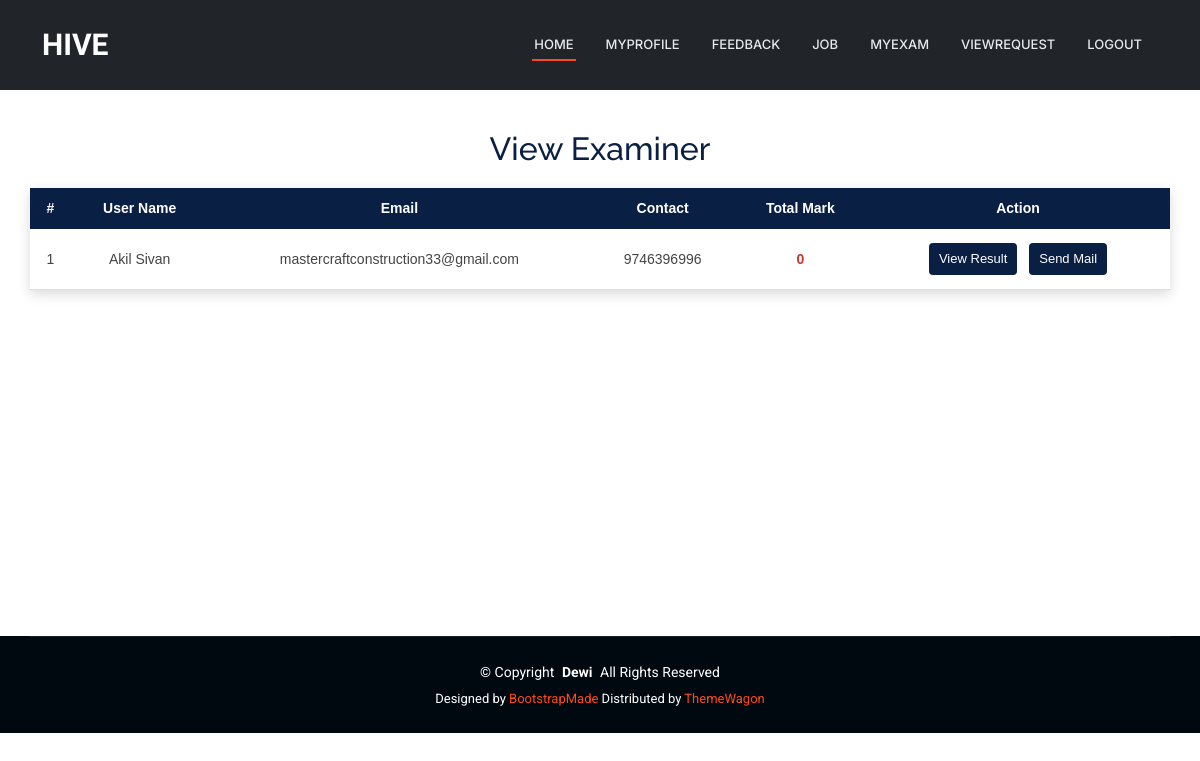
Screenshot of /JobProvider/viewexaminer/7 with the database file from the repository.
### User/models.py (models this page shows)
class tbl_examinationbody(models.Model):
    examination = models.ForeignKey(tbl_examination, on_delete=models.CASCADE)
    user = models.ForeignKey(tbl_user, on_delete=models.CASCADE)
    total_marks = models.IntegerField(default=0)
    examinationbody_status = models.IntegerField(default=0)

### Guest/models.py (models this page shows)
class tbl_user(models.Model):
    user_name = models.CharField(max_length=50)
    user_email = models.CharField(max_length=50)
    user_contact = models.CharField(max_length=50)
    user_address = models.CharField(max_length=100)
    user_gender = models.CharField(max_length=50)
    user_dob = models.DateField()
    user_password = models.CharField(max_length=50)
    user_photo = models.FileField(upload_to="Assets/UserDocs/")
    place = models.ForeignKey(tbl_place,on_delete=models.CASCADE)

### JobProvider/views.py (the view)
# urls.py: path('viewexaminer/<int:id>',views.viewexaminer,name='viewexaminer'),
def viewexaminer(request, id):
    user = tbl_examinationbody.objects.filter(examination=id).select_related('user')
    return render(request,"JobProvider/ViewExaminer.html",{"examiners":user})

### JobProvider/Templates/JobProvider/ViewExaminer.html (shortened to what this page needs)
{% extends 'JobProvider/Header.html' %}
{% block content %}
<head>
</head>
<div class="jp-examiner-wrapper">
    <h2 class="jp-examiner-title">View Examiner</h2>
    <table class="jp-examiner-table">
        <thead>
            <tr>
                <th>#</th>
                <th>User Name</th>
                <th>Email</th>
                <th>Contact</th>
                <th>Total Mark</th>
                <th>Action</th>
            </tr>
        </thead>
        <tbody>
            {% for user in examiners %}
            <tr>
                <td>{{ forloop.counter }}</td>
                <td>{{ user.user.user_name }}</td>
                <td>{{ user.user.user_email }}</td>
                <td>{{ user.user.user_contact }}</td>
                {% if user.total_marks == 0 %}
                    <td class="jp-examiner-na">0</td>
                {% else %}
                    <td class="jp-examiner-mark">{{ user.total_marks }}</td>
                {% endif %}
                <td class="jp-examiner-actions">
                    <a href="{% url 'JobProvider:ViewResult' user.examination.id user.user.id %}">
                        View Result
                    </a>
                    <a href="{% url 'JobProvider:SendMail' user.user.id %}">
                        Send Mail
                    </a>
                </td>
            </tr>
            {% endfor %}
        </tbody>
    </table>
</div>
<br><br><br><br><br><br><br><br>
{% endblock %}

### Guest/static/Main/assets/css/main.css (style rules this page uses)
:root { --default-font: "Roboto", system-ui, -apple-system, "Segoe UI", Roboto, "Helvetica Neue", Arial, "Noto Sans", "Liberation Sans", sans-serif, "Apple Color Emoji", "Segoe UI Emoji", "Segoe UI Symbol", "Noto Color Emoji"; --heading-font: "Raleway", sans-serif; --nav-font: "Inter", sans-serif; }
:root { --background-color: #ffffff; --default-color: #444444; --heading-color: #273d4e; --accent-color: #ff4a17; --surface-color: #ffffff; --contrast-color: #ffffff; }
:root { --nav-color: #e5eaee; --nav-hover-color: #ff4a17; --nav-mobile-background-color: #ffffff; --nav-dropdown-background-color: #ffffff; --nav-dropdown-color: #444444; --nav-dropdown-hover-color: #ff4a17; }
:root { scroll-behavior: smooth; }
body { color: var(--default-color); background-color: var(--background-color); font-family: var(--default-font); }
a { color: var(--accent-color); text-decoration: none; transition: 0.3s; }
h1, h2, h3, h4, h5, h6 { color: var(--heading-color); font-family: var(--heading-font); }

### JobProvider/Templates/JobProvider/ViewExaminer.html (style rules this page uses)
.jp-examiner-wrapper { width: 95%; margin: 30px auto; font-family: Arial, sans-serif; }
.jp-examiner-title { text-align: center; color: #0a1f44; margin-bottom: 20px; }
.jp-examiner-table { width: 100%; border-collapse: collapse; background-color: #ffffff; box-shadow: 0 4px 12px rgba(0,0,0,0.15); }
.jp-examiner-table th { background-color: #0a1f44; color: #ffffff; padding: 10px; font-size: 14px; text-align: center; }
.jp-examiner-table td { padding: 10px; font-size: 14px; text-align: center; border-bottom: 1px solid #ddd; }
.jp-examiner-na { color: #c0392b; font-weight: bold; }
.jp-examiner-actions a { display: inline-block; margin: 4px; padding: 6px 10px; background-color: #0a1f44; color: white; text-decoration: none; border-radius: 4px; font-size: 13px; }

### rows the page displays
tbl_examinationbody: user.user_name "Akil Sivan", user.user_email "mastercraftconstruction33@gmail.com", user.user_contact "9746396996", total_marks "0"
